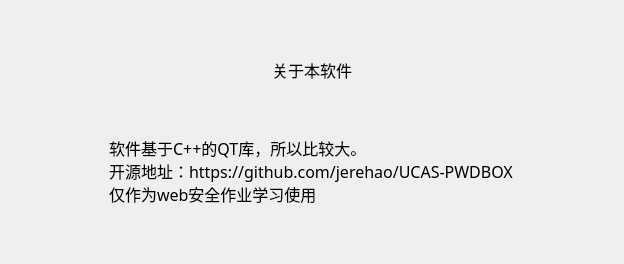
<?xml version="1.0" encoding="UTF-8"?>
<ui version="4.0">
 <class>About</class>
 <widget class="QDialog" name="About">
  <property name="geometry">
   <rect>
    <x>0</x>
    <y>0</y>
    <width>624</width>
    <height>264</height>
   </rect>
  </property>
  <property name="windowTitle">
   <string>Dialog</string>
  </property>
  <property name="windowIcon">
   <iconset resource="main.qrc">
    <normaloff>:/main/resouces/main.png</normaloff>:/main/resouces/main.png</iconset>
  </property>
  <layout class="QHBoxLayout" name="horizontalLayout_2">
   <item>
    <spacer name="horizontalSpacer_3">
     <property name="orientation">
      <enum>Qt::Horizontal</enum>
     </property>
     <property name="sizeHint" stdset="0">
      <size>
       <width>110</width>
       <height>20</height>
      </size>
     </property>
    </spacer>
   </item>
   <item>
    <layout class="QVBoxLayout" name="verticalLayout">
     <item>
      <spacer name="verticalSpacer">
       <property name="orientation">
        <enum>Qt::Vertical</enum>
       </property>
       <property name="sizeHint" stdset="0">
        <size>
         <width>20</width>
         <height>40</height>
        </size>
       </property>
      </spacer>
     </item>
     <item>
      <layout class="QHBoxLayout" name="horizontalLayout">
       <item>
        <spacer name="horizontalSpacer">
         <property name="orientation">
          <enum>Qt::Horizontal</enum>
         </property>
         <property name="sizeHint" stdset="0">
          <size>
           <width>40</width>
           <height>20</height>
          </size>
         </property>
        </spacer>
       </item>
       <item>
        <widget class="QLabel" name="label">
         <property name="font">
          <font>
           <family>微软雅黑</family>
           <pointsize>12</pointsize>
          </font>
         </property>
         <property name="text">
          <string>关于本软件</string>
         </property>
        </widget>
       </item>
       <item>
        <spacer name="horizontalSpacer_2">
         <property name="orientation">
          <enum>Qt::Horizontal</enum>
         </property>
         <property name="sizeHint" stdset="0">
          <size>
           <width>40</width>
           <height>20</height>
          </size>
         </property>
        </spacer>
       </item>
      </layout>
     </item>
     <item>
      <spacer name="verticalSpacer_3">
       <property name="orientation">
        <enum>Qt::Vertical</enum>
       </property>
       <property name="sizeHint" stdset="0">
        <size>
         <width>20</width>
         <height>40</height>
        </size>
       </property>
      </spacer>
     </item>
     <item>
      <widget class="QLabel" name="label_2">
       <property name="font">
        <font>
         <family>微软雅黑</family>
         <pointsize>12</pointsize>
        </font>
       </property>
       <property name="text">
        <string>软件基于C++的QT库，所以比较大。
开源地址：https://github.com/jerehao/UCAS-PWDBOX
仅作为web安全作业学习使用</string>
       </property>
      </widget>
     </item>
     <item>
      <spacer name="verticalSpacer_2">
       <property name="orientation">
        <enum>Qt::Vertical</enum>
       </property>
       <property name="sizeHint" stdset="0">
        <size>
         <width>20</width>
         <height>40</height>
        </size>
       </property>
      </spacer>
     </item>
    </layout>
   </item>
   <item>
    <spacer name="horizontalSpacer_4">
     <property name="orientation">
      <enum>Qt::Horizontal</enum>
     </property>
     <property name="sizeHint" stdset="0">
      <size>
       <width>110</width>
       <height>20</height>
      </size>
     </property>
    </spacer>
   </item>
  </layout>
 </widget>
 <resources>
  <include location="main.qrc"/>
 </resources>
 <connections/>
</ui>
